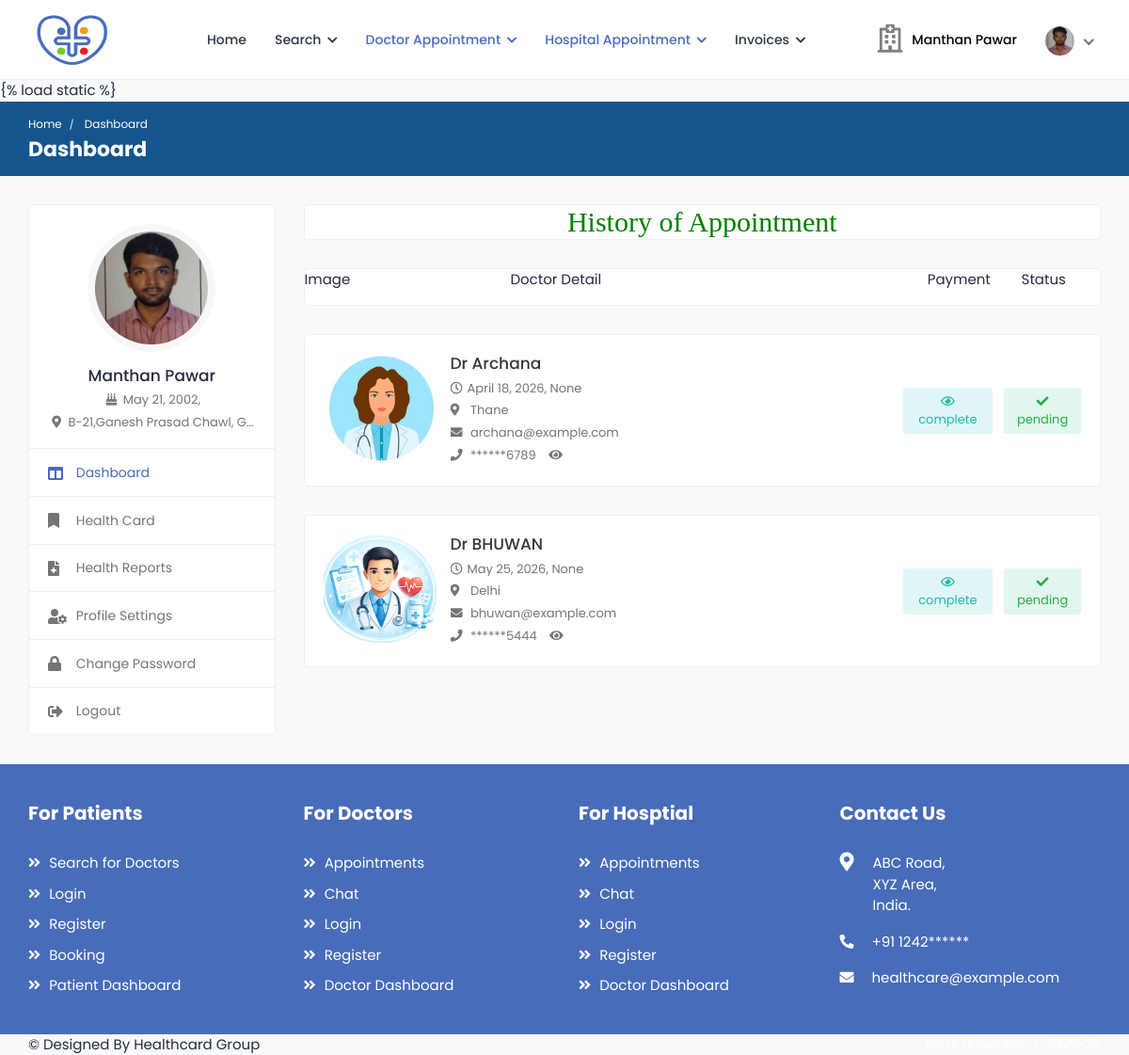
Before: /history_p_appointment (signed in) with the older database file.
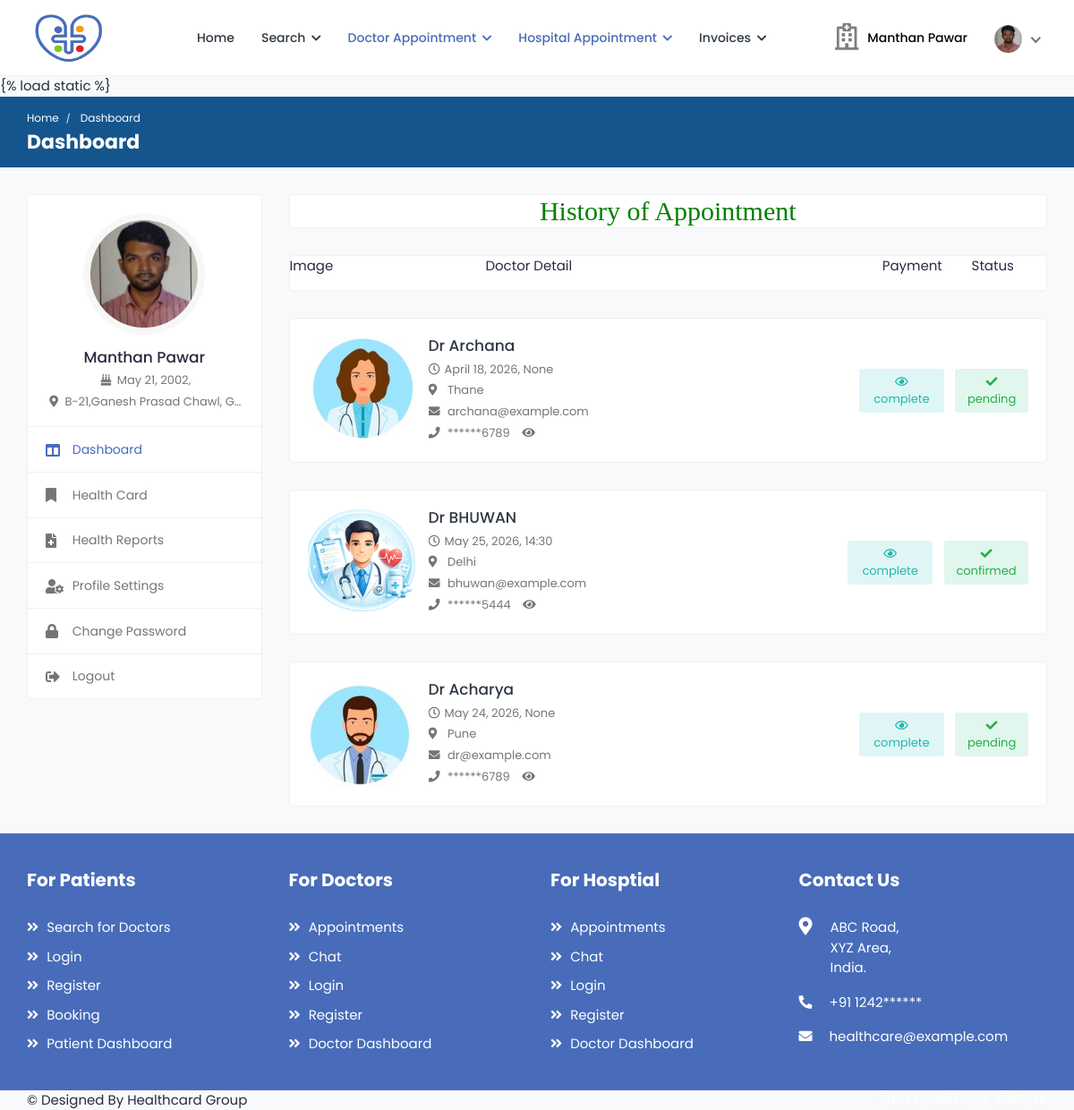
After: the same page with the newer database file.
### health/models.py (models this page shows, shortened)
class Appointment(models.Model):
    doctor=models.ForeignKey(Doctor, on_delete=models.CASCADE, null=True)
    patient=models.ForeignKey(Patient, on_delete=models.CASCADE, null=True)
    medical=models.ForeignKey(Medical, on_delete=models.CASCADE, null=True)
    a_date=models.DateField(null=True)
    a_timing=models.CharField(max_length=100,null=True)
    status=models.CharField(max_length=100,null=True)
    p_status=models.CharField(max_length=100,null=True)

class Doctor(models.Model):
    status = models.CharField(max_length=100,null=True)
    user = models.ForeignKey(User, on_delete=models.CASCADE, null=True)
    mobile = models.CharField(max_length=10, null=True)
    address = models.CharField(max_length=100, null=True)
    experience = models.CharField(max_length=100, null=True)
    specialist = models.CharField(max_length=100, null=True)
    service = models.CharField(max_length=100, null=True)
    clinic = models.CharField(max_length=100, null=True)
    cl_address = models.CharField(max_length=100, null=True)
    daystiming = models.CharField(max_length=100, null=True)
    timing = models.CharField(max_length=100, null=True)
    price = models.CharField(max_length=100, null=True)
    dob = models.DateField(null=True)
    gender = models.CharField(max_length=100,choices=gender,null=True)
    biography = models.TextField(null=True)
    image = models.FileField(null=True)

### health/views.py (the view)
# urls.py: path('history_p_appointment',history_p_appointment,name="history_p_appointment"),
def history_p_appointment(request):
    tod=datetime.date.today()
    data=Appointment.objects.filter(patient=Patient.objects.get(user=request.user),a_date__lte=tod)
    d={'data':data}
    return render(request,'patient/history_p_appoinment.html',d)

### health/templates/patient/history_p_appoinment.html (shortened to what this page needs)
{% extends 'patient/sidebar.html' %}
{% load static %}
{% block b %}
<h2 style="font-family:roman;color:green" align="center" class="card">History of Appointment</h2>
        <div class="card">
                    <div class="row">
                        <div class="col-3">
                            <p>
                                Image
                            </p>
                        </div>
                            <div class="col-5">
                                <p >
                                    Doctor Detail
                                </p>
                            </div>
                        <div class="col-4">
                                    <span style="margin-right:5%;margin-left:30%">
                                        Payment
                                    </span>
                                    <span style="margin-left:6%">
                                        Status
                                    </span>
                            </div>
                        </div>
                    </div>
    {% for i in data %}
        <div class="appointments">
                <div class="appointment-list">
                    <div class="profile-info-widget">
                        <a href="#" class="booking-doc-img">
                            <img src="{{i.doctor.image.url}}" alt="User Image">
                        </a>
                        <div class="profile-det-info" style="">
                            <h3><a href="#">Dr {{i.doctor.user.first_name}}</a></h3>
                            <div class="patient-details">
                                <h5><i class="far fa-clock"></i>{{i.a_date}}, {{i.a_timing}}</h5>
                                <h5><i class="fas fa-map-marker-alt"></i> {{i.doctor.cl_address}}</h5>
                                <h5><i class="fas fa-envelope"></i> {{i.doctor.user.email}}</h5>
                                <h5 class="mb-0"><i class="fas fa-phone"></i>
                                    	<span class="contact-mask" data-contact="{{ i.doctor.mobile }}">
							******{{ i.doctor.mobile|slice:"-4:" }}
						</span>
						<i class="fa fa-eye toggle-contact" style="cursor:pointer;margin-left:10px;"></i>
                                </h5>
                            </div>
                        </div>
                    </div>
                    <div class="appointment-action">
                        <a href="#" class="btn btn-sm bg-info-light" data-toggle="modal" data-target="#appt_details" style="margin-right:4%">
                            <i class="far fa-eye"></i> {{i.p_status}}
                        </a>
                        <a href="javascript:void(0);" class="btn btn-sm bg-success-light">
                            <i class="fas fa-check"></i>{{i.status}}
                        </a>
                    </div>
                </div>
            </div>
{% endfor %}
{% endblock %}

Changed rows visible on the page:
changed Appointment "BHUWAN": a_timing "None" → "14:30"; status "pending" → "confirmed"
added Appointment: doctor.image (picture), doctor.user.first_name "Acharya", a_date "May 24, 2026", a_timing "None", doctor.cl_address "Pune", doctor.user.email "dr@example.com", doctor.mobile "6789", p_status "complete", status "pending"
